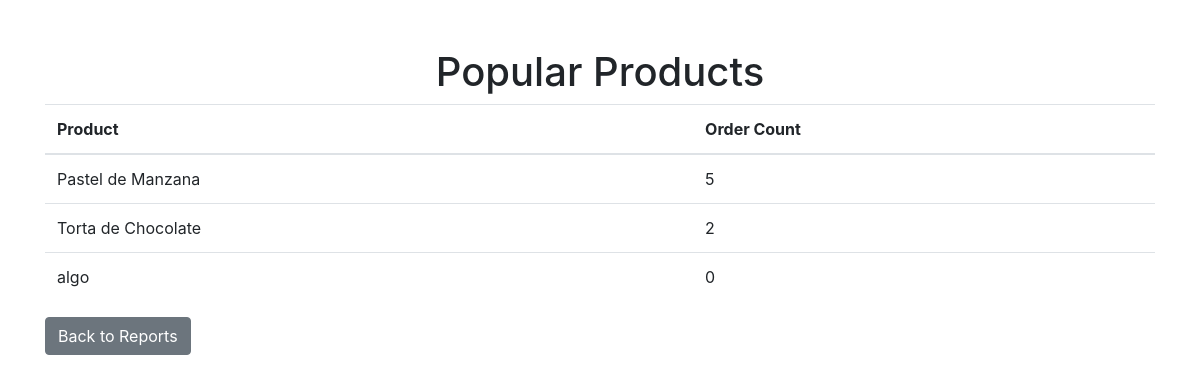
Screenshot of /dashboard/reports/popular_products/ (signed in) with the database file from the repository.
### core/models.py (models this page shows, shortened)
class Product(models.Model):
    code = models.CharField(max_length=100, unique=True)
    name = models.CharField(max_length=200)
    description = models.TextField()
    price = models.DecimalField(max_digits=10, decimal_places=2)
    category = models.ForeignKey(Category, on_delete=models.CASCADE)

### core/views.py (the view)
# urls.py: path('dashboard/reports/popular_products/', views.report_popular_products, name='report_popular_products'),
@staff_member_required
def report_popular_products(request):
    popular_products = Product.objects.annotate(order_count=Count('orderitem')).order_by('-order_count')[:10]
    return render(request, 'core/report_popular_products.html', {'popular_products': popular_products})

### core/templates/core/report_popular_products.html (shortened to what this page needs)
{% extends 'core/base.html' %}
{% block content %}
<h1 class="text-center">Popular Products</h1>
<table class="table">
    <thead>
        <tr>
            <th>Product</th>
            <th>Order Count</th>
        </tr>
    </thead>
    <tbody>
        {% for product in popular_products %}
        <tr>
            <td>{{ product.name }}</td>
            <td>{{ product.order_count }}</td>
        </tr>
        {% endfor %}
    </tbody>
</table>
<a href="{% url 'admin_reports' %}" class="btn btn-secondary">Back to Reports</a>
{% endblock %}

### rows the page displays
Product: name "Pastel de Manzana", order_count "5"
Product: name "Torta de Chocolate", order_count "2"
Product: name "algo", order_count "0"
